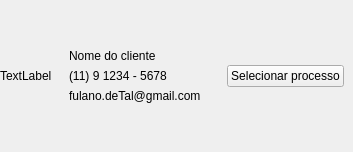
             <widget class="QStackedWidget" name="stkInfoCliente">
              <property name="sizePolicy">
               <sizepolicy hsizetype="Preferred" vsizetype="Maximum">
                <horstretch>0</horstretch>
                <verstretch>0</verstretch>
               </sizepolicy>
              </property>
              <property name="frameShape">
               <enum>QFrame::NoFrame</enum>
              </property>
              <property name="frameShadow">
               <enum>QFrame::Raised</enum>
              </property>
              <property name="currentIndex">
               <number>1</number>
              </property>
              <widget class="QWidget" name="frBuscaCliente">
               <layout class="QVBoxLayout" name="verticalLayout_7">
                <item>
                 <widget class="QPushButton" name="pbBuscarCliente">
                  <property name="sizePolicy">
                   <sizepolicy hsizetype="Minimum" vsizetype="Preferred">
                    <horstretch>0</horstretch>
                    <verstretch>0</verstretch>
                   </sizepolicy>
                  </property>
                  <property name="text">
                   <string>Buscar cliente</string>
                  </property>
                 </widget>
                </item>
               </layout>
              </widget>
              <widget class="QWidget" name="frClienteSelecionado">
               <layout class="QHBoxLayout" name="horizontalLayout_5">
                <property name="spacing">
                 <number>8</number>
                </property>
                <property name="leftMargin">
                 <number>0</number>
                </property>
                <property name="topMargin">
                 <number>0</number>
                </property>
                <property name="rightMargin">
                 <number>0</number>
                </property>
                <property name="bottomMargin">
                 <number>0</number>
                </property>
                <item>
                 <widget class="QFrame" name="frClienteFoto">
                  <property name="frameShape">
                   <enum>QFrame::NoFrame</enum>
                  </property>
                  <property name="frameShadow">
                   <enum>QFrame::Raised</enum>
                  </property>
                  <layout class="QHBoxLayout" name="horizontalLayout_6">
                   <property name="spacing">
                    <number>0</number>
                   </property>
                   <property name="leftMargin">
                    <number>0</number>
                   </property>
                   <property name="topMargin">
                    <number>0</number>
                   </property>
                   <property name="rightMargin">
                    <number>0</number>
                   </property>
                   <property name="bottomMargin">
                    <number>0</number>
                   </property>
                   <item>
                    <widget class="QLabel" name="lbClienteFoto">
                     <property name="maximumSize">
                      <size>
                       <width>120</width>
                       <height>120</height>
                      </size>
                     </property>
                     <property name="text">
                      <string>TextLabel</string>
                     </property>
                    </widget>
                   </item>
                  </layout>
                 </widget>
                </item>
                <item>
                 <widget class="QFrame" name="frame_5">
                  <property name="frameShape">
                   <enum>QFrame::NoFrame</enum>
                  </property>
                  <property name="frameShadow">
                   <enum>QFrame::Raised</enum>
                  </property>
                  <layout class="QVBoxLayout" name="verticalLayout_5">
                   <item>
                    <spacer name="verticalSpacer_7">
                     <property name="orientation">
                      <enum>Qt::Vertical</enum>
                     </property>
                     <property name="sizeType">
                      <enum>QSizePolicy::Maximum</enum>
                     </property>
                     <property name="sizeHint" stdset="0">
                      <size>
                       <width>20</width>
                       <height>40</height>
                      </size>
                     </property>
                    </spacer>
                   </item>
                   <item>
                    <widget class="QLabel" name="lbNomeCliente">
                     <property name="sizePolicy">
                      <sizepolicy hsizetype="Preferred" vsizetype="Maximum">
                       <horstretch>0</horstretch>
                       <verstretch>0</verstretch>
                      </sizepolicy>
                     </property>
                     <property name="text">
                      <string>Nome do cliente</string>
                     </property>
                    </widget>
                   </item>
                   <item>
                    <widget class="QLabel" name="lbClienteTelefone">
                     <property name="sizePolicy">
                      <sizepolicy hsizetype="Preferred" vsizetype="Maximum">
                       <horstretch>0</horstretch>
                       <verstretch>0</verstretch>
                      </sizepolicy>
                     </property>
                     <property name="text">
                      <string>(11) 9 1234 - 5678</string>
                     </property>
                    </widget>
                   </item>
                   <item>
                    <widget class="QLabel" name="lbClienteEmail">
                     <property name="sizePolicy">
                      <sizepolicy hsizetype="Preferred" vsizetype="Maximum">
                       <horstretch>0</horstretch>
                       <verstretch>0</verstretch>
                      </sizepolicy>
                     </property>
                     <property name="text">
                      <string>fulano.deTal@gmail.com</string>
                     </property>
                    </widget>
                   </item>
                   <item>
                    <spacer name="verticalSpacer_6">
                     <property name="orientation">
                      <enum>Qt::Vertical</enum>
                     </property>
                     <property name="sizeType">
                      <enum>QSizePolicy::Maximum</enum>
                     </property>
                     <property name="sizeHint" stdset="0">
                      <size>
                       <width>20</width>
                       <height>40</height>
                      </size>
                     </property>
                    </spacer>
                   </item>
                  </layout>
                 </widget>
                </item>
                <item>
                 <widget class="QFrame" name="frame">
                  <property name="frameShape">
                   <enum>QFrame::NoFrame</enum>
                  </property>
                  <property name="frameShadow">
                   <enum>QFrame::Raised</enum>
                  </property>
                  <layout class="QHBoxLayout" name="horizontalLayout_4">
                   <item>
                    <widget class="QPushButton" name="pbAlterarProcesso">
                     <property name="text">
                      <string>Selecionar processo</string>
                     </property>
                    </widget>
                   </item>
                  </layout>
                 </widget>
                </item>
               </layout>
              </widget>
             </widget>
